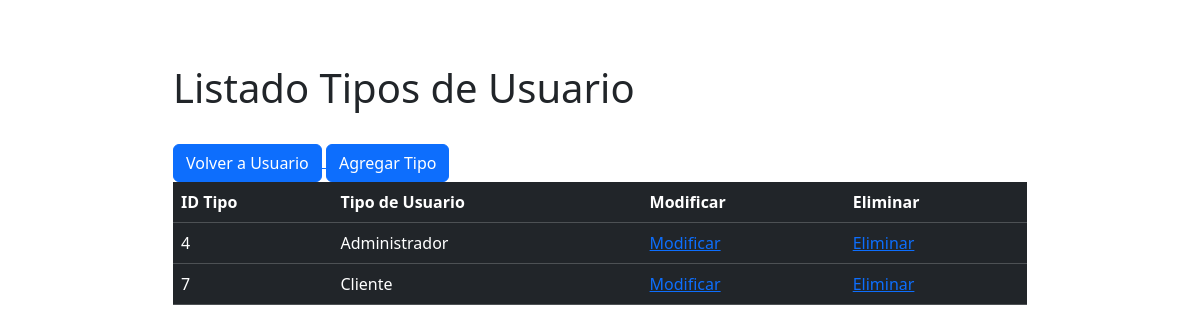
The page /newPage/crudTipo on the database its author committed.
### newPage/models.py (models this page shows, shortened)
class tipoUsuario(models.Model):
    idTipoUsuario = models.AutoField(
        primary_key=True, db_column='idTipo', verbose_name='ID_tipo_Usuario')
    tipoUsuario = models.CharField(max_length=20, blank=False, null=False)

### newPage/views.py (the view)
# urls.py: path("crudTipo", views.crudTipo, name="crudTipo"),
def crudTipo(request):
    tipos = tipoUsuario.objects.all()
    context = {"tipo": tipos}
    return render(request, "pages/tipo_list.html", context)

### newPage/templates/pages/tipo_list.html (shortened to what this page needs)
<!DOCTYPE html>
<html lang="en">
<head>
    {% load static %}
    {% load bootstrap5 %}
    {% bootstrap_css %}
    <link rel="stylesheet" href="">
</head>
<body>
    <div class="container">
        <div class="row">
            <div class="col-lg-10 p-5 mt-3 mx-auto table-responsive">
                <h1>Listado Tipos de Usuario</h1><br>
                <a href="{% url 'crud' %}">
                    <button type="button" class="btn btn-primary">Volver a Usuario</button>
                </a><a href="{% url 'tipoAdd' %}">
                    <button type="button" class="btn btn-primary">Agregar Tipo</button>
                </a>
                <table class="table table-dark table-table-striped">
                    <thead>
                        <th>ID Tipo</th>
                        <th>Tipo de Usuario</th>
                        <th>Modificar</th>
                        <th>Eliminar</th>
                    </thead>
                    <tbody>
                        {% for x in tipo %}
                        <tr>
                            <td>{{x.idTipoUsuario}}</td>
                            <td>{{x.tipoUsuario}}</td>
                            <td><a href="{% url 'tipoEdit' pk=x.idTipoUsuario%}">Modificar</a></td>
                            <td><a href="{% url 'tipoDel' pk=x.idTipoUsuario %}">Eliminar</a></td>
                        </tr>
                        {% endfor%}
                    </tbody>
                </table>
            </div>
        </div>
    </div>
</body>
</html>

### rows shown on the page
tipoUsuario: idTipoUsuario "4", tipoUsuario "Administrador"
tipoUsuario: idTipoUsuario "7", tipoUsuario "Cliente"
